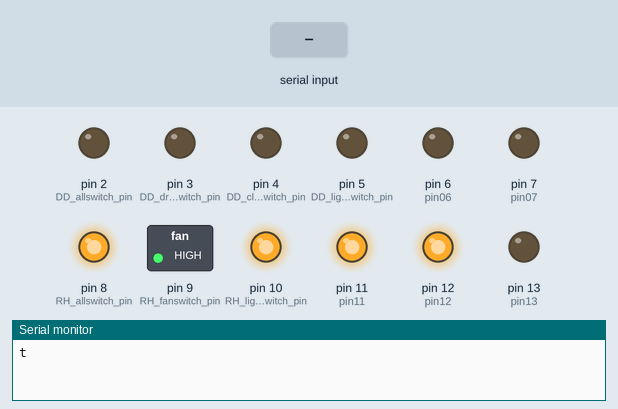
Recording of a sketch running on a simulated Arduino Uno, built with avr-gcc and run on an emulated ATmega328P. On the bench: switched loads named in the sketch (green lamp = pin HIGH), output pins drawn as LEDs (lit = HIGH), the last lines printed to the serial monitor. The test bench sets the inputs (shaded band).

Above: at 2.0 s.
2.1 s: "A" received over Serial
At 3.3 s:
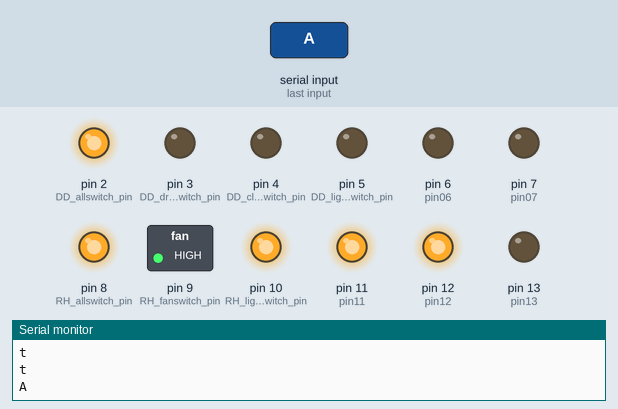
4.5 s: "B" received over Serial
At 6.1 s:
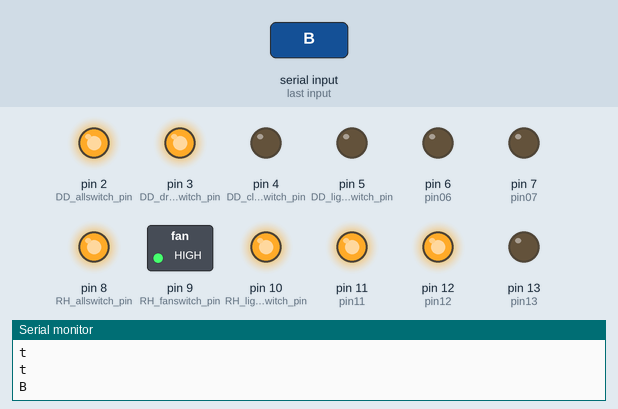
6.6 s: "C" received over Serial
At 7.7 s:
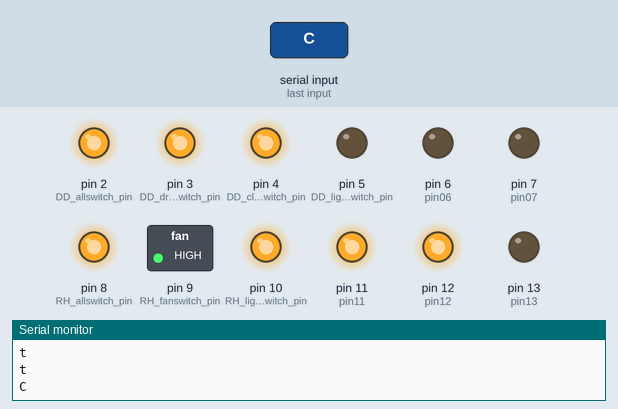
8.7 s: "H" received over Serial
At 10.5 s:
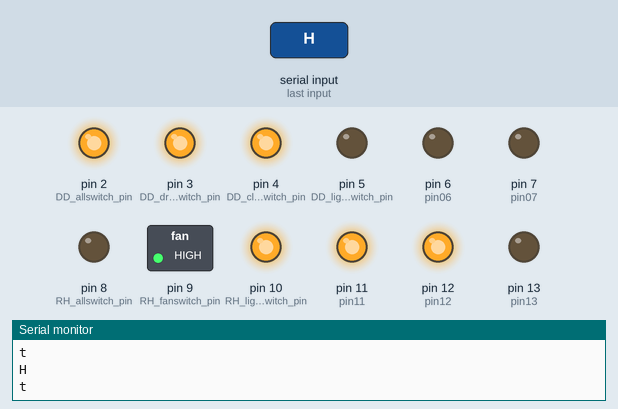
10.8 s: "I" received over Serial
At 12.2 s:
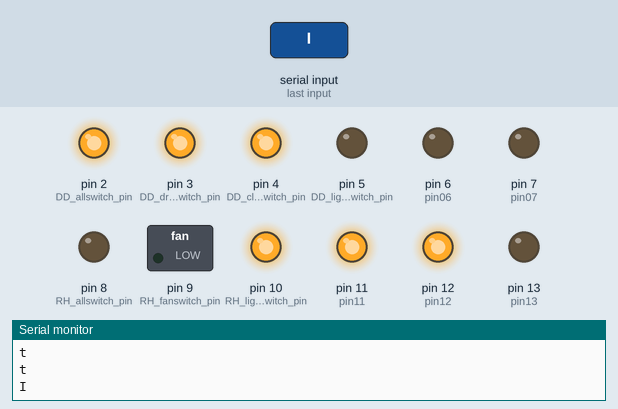
12.9 s: "J" received over Serial
At 13.8 s:
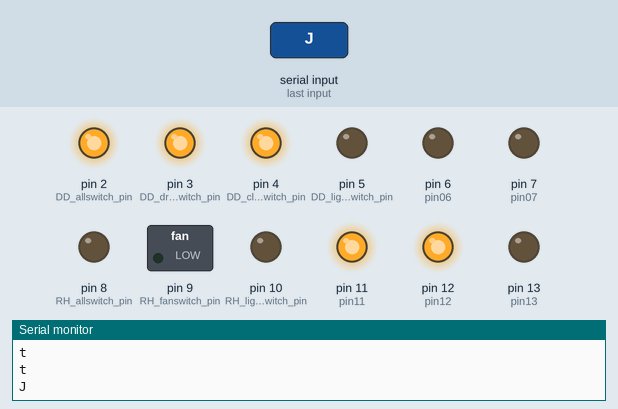
Timing chart, 0 to 15.9 s (numbered marks = the images above; inputs shaded):
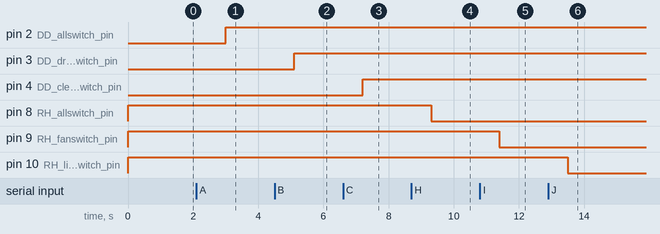

The sketch:

tech_kitchen.ino
```cpp
// Readme
// This is for Tech Kitchen only and wrote by Jackie Wang
// Email: wangejay@gmail.com

//define pin number.
int DD_allswitch_pin = 2;
int DD_dryerswitch_pin = 3; //PMW
int DD_cleanswitch_pin = 4;
int DD_lightswitch_pin = 5; //PMW
int pin06 = 6; //PMW
int pin07 = 7;
int RH_allswitch_pin = 8;
int RH_fanswitch_pin = 9;
int RH_lightswitch_pin = 10; //PMW
int pin11 = 11; //PMW
int pin12 = 12;
int pin13 = 13;

//define all parameters
int deleytime = 100; //deley for 100ms
char datefromAndroid;

void setup()
{
    pinMode(DD_allswitch_pin, OUTPUT);
    pinMode(DD_dryerswitch_pin, OUTPUT);
    pinMode(DD_cleanswitch_pin, OUTPUT);
    pinMode(DD_lightswitch_pin, OUTPUT);
    pinMode(pin06, OUTPUT);
    pinMode(pin07, OUTPUT);
    pinMode(RH_allswitch_pin, OUTPUT);
    pinMode(RH_fanswitch_pin, OUTPUT);
    pinMode(RH_lightswitch_pin, OUTPUT);
    pinMode(pin11, OUTPUT);
    pinMode(pin12, OUTPUT);
    pinMode(pin13, OUTPUT);

    digitalWrite(RH_allswitch_pin, HIGH);
    digitalWrite(RH_fanswitch_pin, HIGH);
    digitalWrite(RH_lightswitch_pin, HIGH);
    digitalWrite(pin11, HIGH);
    digitalWrite(pin12, HIGH);
    Serial.begin(9600);
}

void loop()
{

  delay(1000);
  datefromAndroid = 'wait';
      Serial.println(datefromAndroid);

  if (Serial.available()>0){
      datefromAndroid = Serial.read();
      Serial.println(datefromAndroid);

      switch (datefromAndroid){
      case 'A':
          DishDryer_allswitch();
          break;
      case 'B':
          DishDryer_dryerswitch();
          break;
      case 'C':
          DishDryer_cleanswitch();
          break;
      case 'D':
          DishDryer_lightswitch();
          break;
      case 'E':
          break;
      case 'F':
          break;
      case 'G':
          break;
      case 'H':
          RangeHood_allswitch();
          break;
      case 'I':
          RangeHood_fanswitch();
          break;
      case 'J':
          RangeHood_lightswitch();
          break;
      }
  }
}


//Range hood

void RangeHood_allswitch()
{
   if ( digitalRead(RH_allswitch_pin) == HIGH){
       digitalWrite(RH_allswitch_pin, LOW);
   }
   else {
       digitalWrite(RH_allswitch_pin, HIGH);
   }
   delay(deleytime);
}

void RangeHood_fanswitch()
{
   if ( digitalRead(RH_fanswitch_pin) == HIGH){
       digitalWrite(RH_fanswitch_pin, LOW);
   }
   else {
       digitalWrite(RH_fanswitch_pin, HIGH);
   }
   delay(deleytime);
}

void RangeHood_lightswitch()
{
   if ( digitalRead(RH_lightswitch_pin) == HIGH){
       digitalWrite(RH_lightswitch_pin, LOW);
   }
   else {
       digitalWrite(RH_lightswitch_pin, HIGH);
   }
   delay(deleytime);
}

//Dish Dryer

void DishDryer_allswitch()
{
   if ( digitalRead(DD_allswitch_pin) == HIGH){
       digitalWrite(DD_allswitch_pin, LOW);
   }
   else {
       digitalWrite(DD_allswitch_pin, HIGH);
   }
   delay(deleytime);
}

void DishDryer_dryerswitch()
{
   if ( digitalRead(DD_dryerswitch_pin) == HIGH){
       digitalWrite(DD_dryerswitch_pin, LOW);
   }
   else {
       digitalWrite(DD_dryerswitch_pin, HIGH);
   }
   delay(deleytime);
}

void DishDryer_cleanswitch()
{
   if ( digitalRead(DD_cleanswitch_pin) == HIGH){
       digitalWrite(DD_cleanswitch_pin, LOW);
   }
   else {
       digitalWrite(DD_cleanswitch_pin, HIGH);
   }
   delay(deleytime);
}

void DishDryer_lightswitch()
{
   if ( digitalRead(DD_lightswitch_pin) == HIGH){
       digitalWrite(DD_lightswitch_pin, LOW);
   }
   else {
       digitalWrite(RH_lightswitch_pin, HIGH);
   }
   delay(deleytime);
}

// IR remote, implement it next time
```

Measured:
- after the input at 2.1 s, pin 2 (DD_allswitch_pin): LOW → HIGH after 0.90 s
- after the input at 4.5 s, pin 3 (DD_dryerswitch_pin): LOW → HIGH after 0.60 s
- after the input at 6.6 s, pin 4 (DD_cleanswitch_pin): LOW → HIGH after 0.60 s
- after the input at 8.7 s, pin 8 (RH_allswitch_pin): HIGH → LOW after 0.60 s
- after the input at 10.8 s, pin 9 (RH_fanswitch_pin): HIGH → LOW after 0.60 s
- after the input at 12.9 s, pin 10 (RH_lightswitch_pin): HIGH → LOW after 0.60 s
